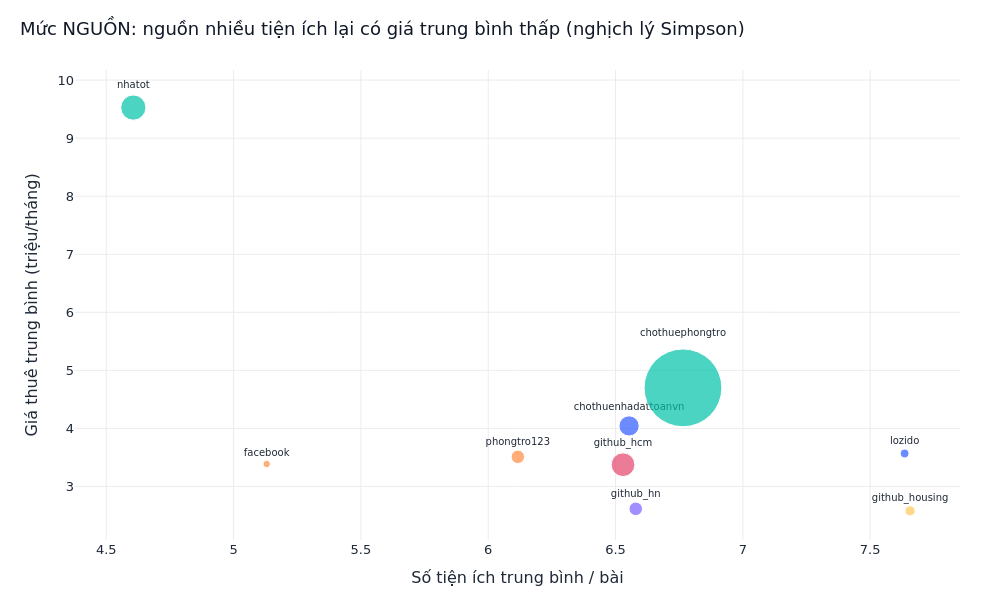

Notebook source saved alongside this figure:
### Markdown cell above
### 9.2. Điều tra nghịch lý: vì sao `n_features` tương quan **âm** với giá?

Tổng hợp toàn cục cho thấy nhiều tiện ích ↔ giá thấp — phản trực giác. Nghi vấn:
**thiên lệch nguồn** (nguồn giá rẻ lại liệt kê nhiều tiện ích). Ta kiểm bằng cách so
sánh ở **mức nguồn** và tính tương quan **trong từng nguồn** (kiểm soát yếu tố nguồn).

### Code cell
agg = (rental.groupby("source")
       .agg(n=("price", "size"), gia_TB=("price", "mean"),
            tien_ich_TB=("n_features", "mean")).query("n >= 500").reset_index())

fig = px.scatter(agg, x="tien_ich_TB", y="gia_TB", size="n", color="source",
                 text="source", size_max=55,
                 title="Mức NGUỒN: nguồn nhiều tiện ích lại có giá trung bình thấp (nghịch lý Simpson)")
fig.update_traces(textposition="top center", textfont_size=10)
fig.update_layout(xaxis_title="Số tiện ích trung bình / bài",
                  yaxis_title="Giá thuê trung bình (triệu/tháng)", showlegend=False)
show_px(fig, "12_simpson_source_paradox", w=1000, h=600)

# Tương quan n_features↔price TRONG từng nguồn lớn (khử nhiễu nguồn)
print("Tương quan Spearman(n_features, price) TRONG từng nguồn (≥2.000 bài):")
for s, g in rental.groupby("source"):
    if len(g) >= 2000:
        print(f"  {s:22s} r = {g['n_features'].corr(g['price'], method='spearman'):+.3f}  (n={len(g):,})")
print("\n→ Quan hệ âm toàn cục chủ yếu do THIÊN LỆCH NGUỒN, không phải tiện ích làm giảm giá. "
      "Khi xây mô hình nên thêm 'source' làm biến kiểm soát hoặc cân bằng lại theo nguồn.")

### Figure 1 — Plotly figure (JSON) as saved in the notebook; plotly's stock layout.template omitted (floating-point values rounded to 4 significant figures)
{"data": [{"hovertemplate": "source=%{text}<br>tien_ich_TB=%{x}<br>gia_TB=%{y}<br>n=%{marker.size}<extra></extra>", "legendgroup": "chothuenhadattoanvn", "marker": {"color": "#2D5BFF", "size": [6380], "sizemode": "area", "sizeref": 31.22, "symbol": "circle"}, "mode": "markers+text", "name": "chothuenhadattoanvn", "orientation": "v", "showlegend": true, "text": ["chothuenhadattoanvn"], "textfont": {"size": 10}, "textposition": "top center", "type": "scatter", "x": [6.553], "xaxis": "x", "y": [4.042], "yaxis": "y"}, {"hovertemplate": "source=%{text}<br>tien_ich_TB=%{x}<br>gia_TB=%{y}<br>n=%{marker.size}<extra></extra>", "legendgroup": "chothuephongtro", "marker": {"color": "#00C2A8", "size": [94440], "sizemode": "area", "sizeref": 31.22, "symbol": "circle"}, "mode": "markers+text", "name": "chothuephongtro", "orientation": "v", "showlegend": true, "text": ["chothuephongtro"], "textfont": {"size": 10}, "textposition": "top center", "type": "scatter", "x": [6.765], "xaxis": "x", "y": [4.699], "yaxis": "y"}, {"hovertemplate": "source=%{text}<br>tien_ich_TB=%{x}<br>gia_TB=%{y}<br>n=%{marker.size}<extra></extra>", "legendgroup": "facebook", "marker": {"color": "#FF8C42", "size": [839], "sizemode": "area", "sizeref": 31.22, "symbol": "circle"}, "mode": "markers+text", "name": "facebook", "orientation": "v", "showlegend": true, "text": ["facebook"], "textfont": {"size": 10}, "textposition": "top center", "type": "scatter", "x": [5.13], "xaxis": "x", "y": [3.386], "yaxis": "y"}, {"hovertemplate": "source=%{text}<br>tien_ich_TB=%{x}<br>gia_TB=%{y}<br>n=%{marker.size}<extra></extra>", "legendgroup": "github_hcm", "marker": {"color": "#E5446D", "size": [8759], "sizemode": "area", "sizeref": 31.22, "symbol": "circle"}, "mode": "markers+text", "name": "github_hcm", "orientation": "v", "showlegend": true, "text": ["github_hcm"], "textfont": {"size": 10}, "textposition": "top center", "type": "scatter", "x": [6.529], "xaxis": "x", "y": [3.374], "yaxis": "y"}, {"hovertemplate": "source=%{text}<br>tien_ich_TB=%{x}<br>gia_TB=%{y}<br>n=%{marker.size}<extra></extra>", "legendgroup": "github_hn", "marker": {"color": "#7B61FF", "size": [2855], "sizemode": "area", "sizeref": 31.22, "symbol": "circle"}, "mode": "markers+text", "name": "github_hn", "orientation": "v", "showlegend": true, "text": ["github_hn"], "textfont": {"size": 10}, "textposition": "top center", "type": "scatter", "x": [6.579], "xaxis": "x", "y": [2.614], "yaxis": "y"}, {"hovertemplate": "source=%{text}<br>tien_ich_TB=%{x}<br>gia_TB=%{y}<br>n=%{marker.size}<extra></extra>", "legendgroup": "github_housing", "marker": {"color": "#FFC857", "size": [1616], "sizemode": "area", "sizeref": 31.22, "symbol": "circle"}, "mode": "markers+text", "name": "github_housing", "orientation": "v", "showlegend": true, "text": ["github_housing"], "textfont": {"size": 10}, "textposition": "top center", "type": "scatter", "x": [7.657], "xaxis": "x", "y": [2.58], "yaxis": "y"}, {"hovertemplate": "source=%{text}<br>tien_ich_TB=%{x}<br>gia_TB=%{y}<br>n=%{marker.size}<extra></extra>", "legendgroup": "lozido", "marker": {"color": "#2D5BFF", "size": [1220], "sizemode": "area", "sizeref": 31.22, "symbol": "circle"}, "mode": "markers+text", "name": "lozido", "orientation": "v", "showlegend": true, "text": ["lozido"], "textfont": {"size": 10}, "textposition": "top center", "type": "scatter", "x": [7.635], "xaxis": "x", "y": [3.567], "yaxis": "y"}, {"hovertemplate": "source=%{text}<br>tien_ich_TB=%{x}<br>gia_TB=%{y}<br>n=%{marker.size}<extra></extra>", "legendgroup": "nhatot", "marker": {"color": "#00C2A8", "size": [9895], "sizemode": "area", "sizeref": 31.22, "symbol": "circle"}, "mode": "markers+text", "name": "nhatot", "orientation": "v", "showlegend": true, "text": ["nhatot"], "textfont": {"size": 10}, "textposition": "top center", "type": "scatter", "x": [4.606], "xaxis": "x", "y": [9.527], "yaxis": "y"}, {"hovertemplate": "source=%{text}<br>tien_ich_TB=%{x}<br>gia_TB=%{y}<br>n=%{marker.size}<extra></extra>", "legendgroup": "phongtro123", "marker": {"color": "#FF8C42", "size": [2813], "sizemode": "area", "sizeref": 31.22, "symbol": "circle"}, "mode": "markers+text", "name": "phongtro123", "orientation": "v", "showlegend": true, "text": ["phongtro123"], "textfont": {"size": 10}, "textposition": "top center", "type": "scatter", "x": [6.116], "xaxis": "x", "y": [3.51], "yaxis": "y"}], "layout": {"height": 600, "legend": {"itemsizing": "constant", "title": {"text": "source"}, "tracegroupgap": 0}, "showlegend": false, "title": {"text": "Mức NGUỒN: nguồn nhiều tiện ích lại có giá trung bình thấp (nghịch lý Simpson)"}, "width": 1000, "xaxis": {"anchor": "y", "domain": [0.0, 1.0], "title": {"text": "Số tiện ích trung bình / bài"}}, "yaxis": {"anchor": "x", "domain": [0.0, 1.0], "title": {"text": "Giá thuê trung bình (triệu/tháng)"}}}}
